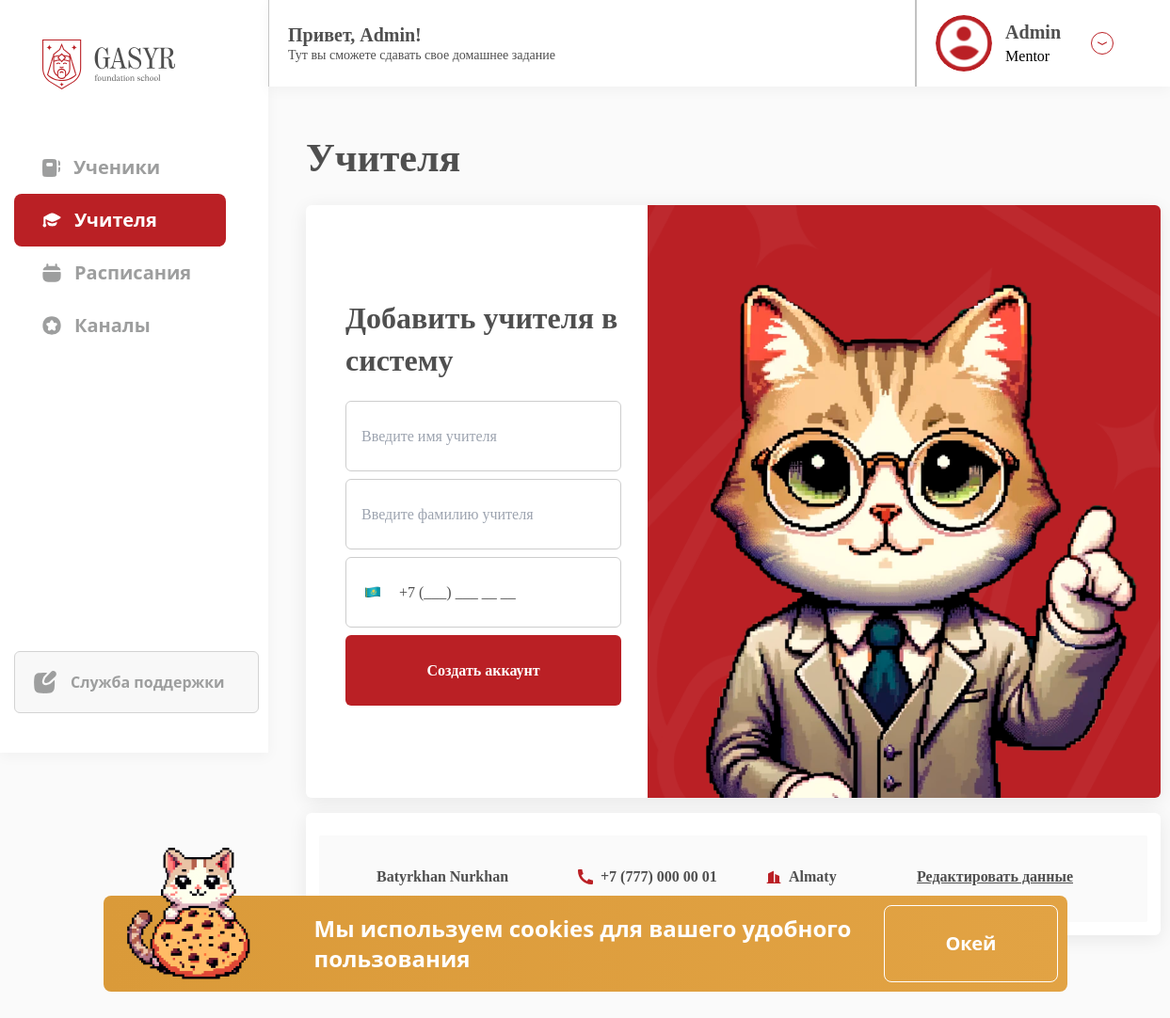
The app's page /users/create-teacher/ (signed in), older data.
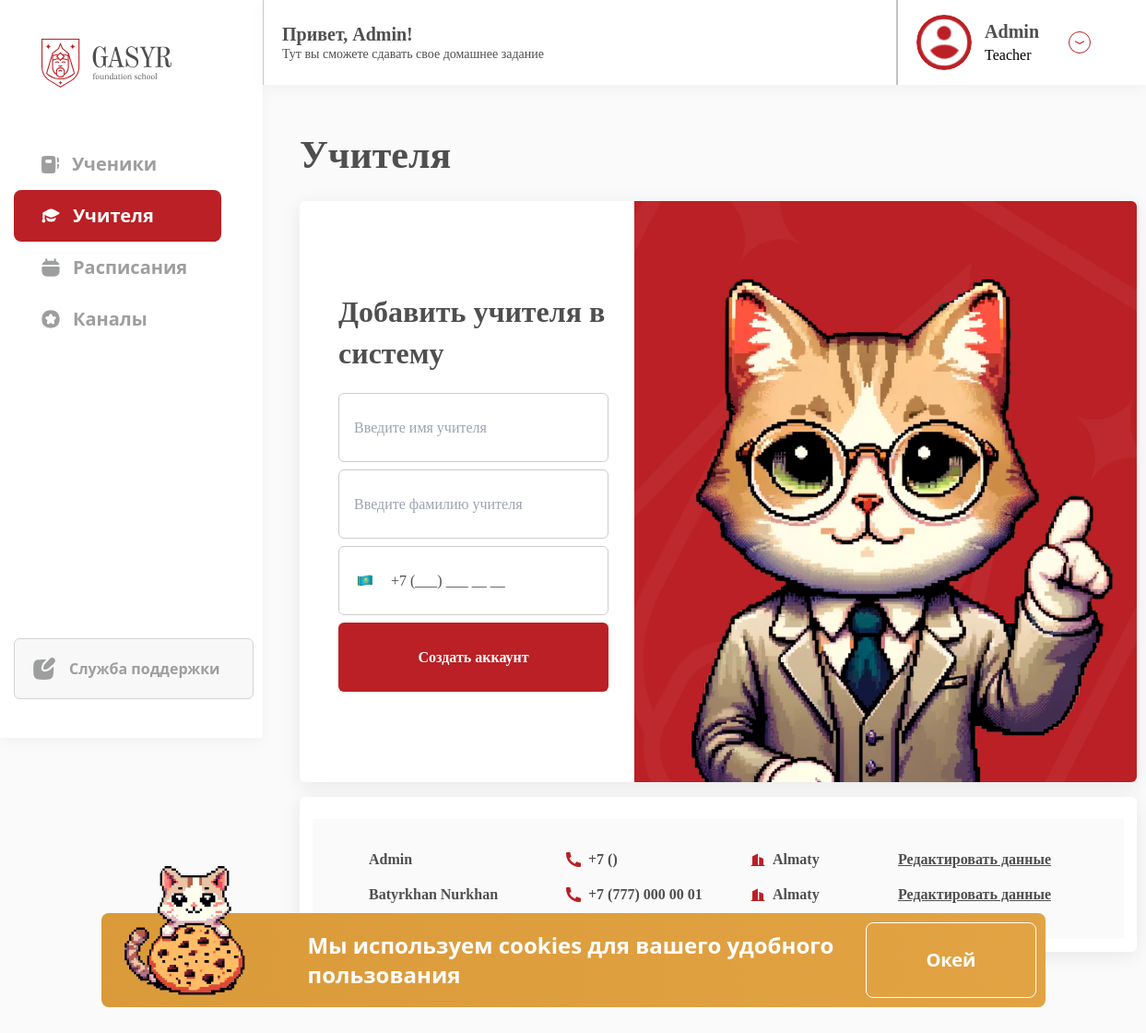
The same page, newer data.
### users/models.py (models this page shows, shortened)
class CustomUser(AbstractBaseUser, PermissionsMixin):
    ROLE_CHOICES = (
        ('Anonymous', 'Anonymous'),
        ('Student', 'Student'),
        ('Teacher', 'Teacher'),
        ('Mentor', 'Mentor'),
        ('Psychologist', 'Psychologist'),
        ('Orientologist', 'Orientologist'),
    )
    full_name = models.CharField(max_length=255)
    phone_number = models.CharField(max_length=22, unique=True)
    user_city = models.CharField(max_length=100, choices=[(city, city) for city in
                                                          ['Astana', 'Almaty', 'Shymkent', 'Karaganda', 'Aktobe',
                                                           'Taraz', 'Pavlodar', 'Oskemen', 'Semey', 'Atyrau']])
    role = models.CharField(max_length=13, choices=ROLE_CHOICES, blank=True, null=True, default='Anonymous')
    login_code = models.CharField(max_length=7, blank=True, null=True, unique=True)
    profile_picture = models.ImageField(upload_to='profile_pics/', blank=True, null=True)
    is_active = models.BooleanField(default=True)
    is_staff = models.BooleanField(default=False)
    has_access = models.BooleanField(default=False)
    email = models.EmailField(max_length=255, unique=True, validators=[EmailValidator()], null=True, blank=True)
    last_opened_content_id = models.PositiveIntegerField(null=True, blank=True)
    admission_country = models.CharField(max_length=255, verbose_name='Страна поступление', blank=True, null=True)
    education_class = models.CharField(max_length=100, verbose_name='Класс обучения', blank=True, null=True)
    registration_date = models.DateField(verbose_name='Дата регистрации', default=date.today, editable=True)
    contract_end_date = models.DateField(verbose_name='Дата окончание договора', blank=True, null=True)
    objects = CustomUserManager()
    USERNAME_FIELD = 'phone_number'
    REQUIRED_FIELDS = ['full_name', 'user_city']
    class Meta:
        verbose_name = 'User'
        verbose_name_plural = 'Users'

### users/views.py (the view)
# urls.py: path('create-teacher/', create_teacher, name='create-teacher'),
@login_required
def create_teacher(request):
    if not (request.user.is_superuser or request.user.role == 'Mentor'):
        messages.error(request, "Неавторизованный")
        return redirect('subjects:home')
    if request.method == 'POST':
        form = TeacherCreationForm(request.POST)
        if form.is_valid():
            user, password = form.save()  # Save the user and get the generated password
            request.session[user.phone_number] = password
            success_message = f'Учитель успешно создан!'
            messages.success(request, success_message)
            response = redirect('users:create-teacher')
            response['Location'] += f'?phone={user.phone_number}'
            return response
        else:
            messages.error(request, 'Пожалуйста убедитесь что ввели правильно')
    else:
        form = TeacherCreationForm()
    teachers = CustomUser.objects.filter(role='Teacher')
    passwords = {teacher.phone_number: request.session.get(teacher.phone_number) for teacher in teachers}
    context = {
        'form': form,
        'teachers': teachers,
        'passwords': passwords,
        'page': 'teachers',
    }
    phone = request.GET.get('phone')
    if phone: context['phone'] = phone
    return render(request, 'users/create_teacher.html', context)

### users/templates/users/create_teacher.html (shortened to what this page needs)
{% extends 'subjects/base.html' %}
{% load course_tags %}
{% load custom_filters %}
{% load static %}
{% load l10n %}
{% block flex-content %}
    {% include "subjects/components/crm2-mentor-sidebar.html" %}
    <main class="main flex-1 pb-[100px] w-3/4 font-[Qanelas]">
        {% include "subjects/components/crm2-header.html" %}
        <div class="pt-[50px] ml-[40px] mr-[78px] grid ">
            <h1 class="text-[42px] text-black-main font-semibold leading-[52px] mb-[24px]">Учителя</h1>
            <div class="grid gap-[16px]">
                <div class="bg-white flex justify-between rounded-md shadow-[0px_4px_20px_0px_#00000014] h-[630px]">
                    <div class="flex flex-col justify-center pl-[42px] pr-[28px] w-2/5">
                        <h3 class="text-black-main text-[32px] leading-[45px] font-semibold mb-[12px]">
                            Добавить учителя в систему
                        </h3>
                        <form method="post" action="{% url 'users:create-teacher' %}"
                              class="w-full space-y-[8px]">
                            <div>
                                <input type="text" name="first_name" required
                                       class="w-full h-[75px] border-[1px] border-[#CDCDCD] rounded-md px-[16px] focus:outline-none font-regular text-[16px] leading-[22px] text-black-main"
                                       placeholder="Введите имя учителя">
                            </div>
                            <div>
                                <input type="text" name="last_name" id="id_last_name" required
                                       class="w-full h-[75px] border-[1px] border-[#CDCDCD] rounded-md px-[16px] focus:outline-none font-regular text-[16px] leading-[22px] text-black-main"
                                       placeholder="Введите фамилию учителя">
                            </div>
                            <div class="relative">
                                <input type="tel" name="phone_number"
                                       id="id_phone_number" value="+7 (___) ___ __ __" required
                                       class="w-full h-[75px] border-[1px] border-[#CDCDCD] rounded-md px-[16px] pl-14 focus:outline-none font-regular text-[16px] leading-[22px] text-black-main"
                                       placeholder="Enter phone number">
                                <div class="absolute top-7 left-2 pl-3
                                    flex items-center
                                    pointer-events-none">
                                </div>
                            </div>
                            <div>
                                <button type="submit"
                                        class="w-full bg-accent-red text-white rounded-md h-[75px] flex items-center justify-center text-[16px] leading-[22px] font-semibold">
                                    Создать аккаунт
                                </button>
                            </div>
                        </form>
                    </div>
                    {% if phone %}
                        <div class="w-3/5 rounded-r-md flex justify-center items-center bg-center bg-no-repeat bg-cover"
                             style="background-image: url({% static 'core/images/crm2/teacherBG.png' %});">
                            <div class="bg-white w-[450px] rounded-md pt-[40px] pl-[32px] pr-[77px] pb-[46px] grid gap-[12px]">
                                <div class="grid gap-[2px]">
                                    <label for="number"
                                           class="text-black-main text-[24px] leading-[33px] font-semibold">Вход по
                                        номеру
                                        телефона</label>
                                    <div class="flex items-center relative">
                                        <img src="{% static 'core/icons/kz.png' %}" alt="Kazakhstan Flag"
                                             class="max-w-[20px] max-h-[25px] absolute left-[20px]">
                                        <input type="text" id="id_phone_number" value="{{ phone|format_phone_number }}"
                                               class="h-[56px] pl-[52px] pr-[14px] border-[1px] border-[#CDCDCD] rounded-md w-full focus:outline-none text-[18px] leading-[26px] font-semibold text-black-main"
                                               readonly>
                                    </div>
                                </div>
                                <div class="grid gap-[2px]">
                                    <label for="password"
                                           class="text-black-main text-[24px] leading-[33px] font-semibold mb-[2px]">Пароль</label>
                                    <div class="flex items-center relative">
                                        <input type="text" id="password" value="{{ phone|get_pass:request }}"
                                               class="h-[56px] px-[14px] border-[1px] border-[#CDCDCD] rounded-md w-full focus:outline-none text-[18px] leading-[26px] font-medium text-black-main"
                                               readonly>
                                        <button onclick="copyPassword()"
                                                class="absolute -right-[35px] max-w-[20px] max-h-[22px] focus:outline-none">
                                            <img src="{% static 'assets/copyIcon.svg' %}" alt="">
                                        </button>
                                    </div>
                                </div>
                            </div>
                        </div>
                    {% else %}
                        <div class="w-3/5 rounded-r-md flex justify-center items-end bg-center bg-no-repeat bg-cover"
                             style="background-image: url({% static 'core/images/crm2/teacherBG.png' %});">
                            <img src="{% static 'core/images/cats/suit.png' %}" id="cat_img"
                                 class="max-h-[555px] max-w-[534px]">
                        </div>
                    {% endif %}
                </div>
                <div class="bg-white shadow-[0px_4px_20px_0px_#00000014] rounded-md p-[14px]">
                    <div class="numberOfStudents pt-[33px] px-[30px] pb-[37px] bg-[#FAFAFA] rounded-sm mt-[10px]">
                        <ul class="grid gap-[16px] max-h-[425px] overflow-y-auto px-[15px]">
                            {% for teacher in teachers %}
                                <li class="flex justify-between w-full items-center">
                                    <div class="gap-[16px] flex items-center w-[230px]">
                                        <h5 class="font-semibold text-[16px] leading-[20px] text-black-main">{{ teacher.full_name }}</h5>
                                    </div>
                                    <div class="flex gap-[8px] items-center w-[200px]">
                                        <img src="{% static 'core/icons/phone-fill-accent-red.svg' %}" alt=""
                                             class="max-w-[16px] max-h-[16px]">
                                        <span class="font-semibold text-[16px] leading-[22px] text-black-main">{{ teacher.phone_number|format_phone_number }}</span>
                                    </div>
                                    <div class="city flex gap-[8px] items-center w-[160px]">
                                        <img src="{% static 'core/icons/city-fill-accent-red.svg' %}" alt=""
                                             class="max-w-[16px] max-h-[16px]">
                                        <span class="font-semibold text-[16px] leading-[22px] text-black-main">{{ teacher.user_city }}</span>
                                    </div>
                                    <a href="{% url 'users:create-teacher' %}?phone={{ teacher.phone_number }}" class="underline font-semibold text-[16px] w-[200px] leading-[22px] text-black-main hover:no-underline">
                                        Редактировать данные
                                    </a>
                                </li>
                            {% empty %}
                                <li>No teachers found.</li>
                            {% endfor %}
                        </ul>
                    </div>
                </div>
            </div>
        </div>
    </main>
{% endblock %}

### subjects/templates/subjects/components/crm2-header.html (shortened to what this page needs)
{% load static %}
<header class="w-without-slider z-50 w-full top-0 right-0 sticky">
    <div class="pt-3 md:pt-0 w-full header shadow-[0px_4px_14px_0px_#0000000A] items-center justify-between md:border-l md:border-l-[#c6c6c6] bg-white flex px-5">
        <div class="header__content hidden md:block">
            <h1 class="header__title text-black-main font-semibold text-[20px] leading-[24px] mb-[2px]">
                Привет, {{ user.full_name }}!
            </h1>
            <p class="header__subtitle text-[14px] leading-[16px] font-regular text-black-main">
                Тут вы сможете сдавать свое домашнее задание
            </p>
        </div>
        <div class="header__author">
            <div class="md:border-l-2 md:border-gray py-4 pl-5 md:pr-10 flex flex-row items-center">
                <img class="w-[42px] h-[42px] md:w-[60px] md:h-[60px] object-cover rounded-full"
                    src="{% if user.profile_picture %}
                        /media/{{ user.profile_picture }}
                    {% else %}
                        {% static "core/images/default-user.svg" %}
                    {% endif %}" alt="">
                <div class="ml-3.5 mr-8 h-fit hidden md:block">
                    <h2 class="text-xl text-black-main font-bold">{{ user.full_name }}</h2>
                    <p class="m-0">{{ user.role }}</p>
                </div>
                <div class="relative ease-in hidden md:block" x-data="{ open: false }">
                    <img class="cursor-pointer" onclick="toggleDropdown(event)" id="dropdownButton"
                         src="{% static "core/icons/user-arrow.svg" %}">
                </div>
            </div>
        </div>
    </div>
</header>

Row changes from the older to the newer data that the page shows:
now on one of the page's lists (row edited): CustomUser: full_name "Admin", phone_number "+7 ()", user_city "Almaty"
changed CustomUser "Admin": role "Mentor" → "Teacher"
